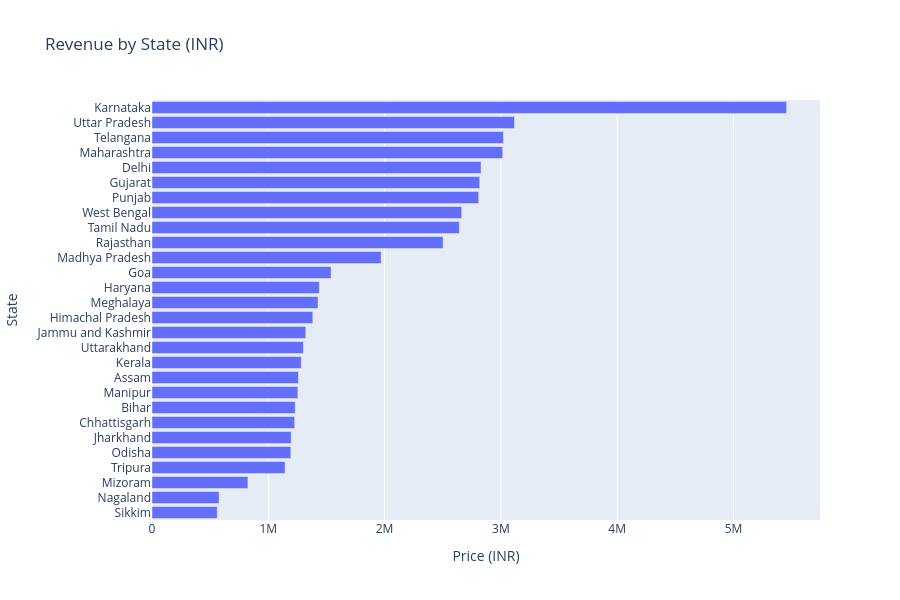

Notebook code for this chart:
### Markdown cell above
# Total Sales by Map

### Code cell
fig = px.bar(
    df.groupby("State", as_index=False)['Price (INR)'].sum()
        .sort_values("Price (INR)", ascending=False),
    x="Price (INR)",
    y="State",
    orientation="h",
    title="Revenue by State (INR)"       
)
fig.update_layout(height=600, yaxis=dict(autorange="reversed"))
fig.show()

### Figure 1 — Plotly figure (JSON) as saved in the notebook; plotly's stock layout.template omitted (floating-point values rounded to 4 significant figures)
{"data": [{"hovertemplate": "Price (INR)=%{x}<br>State=%{y}<extra></extra>", "legendgroup": "", "marker": {"color": "#636efa", "pattern": {"shape": ""}}, "name": "", "orientation": "h", "showlegend": false, "textposition": "auto", "type": "bar", "x": [5457000.0, 3117000.0, 3022000.0, 3016000.0, 2829000.0, 2818000.0, 2809000.0, 2663000.0, 2643000.0, 2503000.0, 1970000.0, 1539000.0, 1438000.0, 1428000.0, 1383000.0, 1323000.0, 1302000.0, 1284000.0, 1259000.0, 1254000.0, 1232000.0, 1227000.0, 1197000.0, 1194000.0, 1144000.0, 824900.0, 576800.0, 561000.0], "xaxis": "x", "y": ["Karnataka", "Uttar Pradesh", "Telangana", "Maharashtra", "Delhi", "Gujarat", "Punjab", "West Bengal", "Tamil Nadu", "Rajasthan", "Madhya Pradesh", "Goa", "Haryana", "Meghalaya", "Himachal Pradesh", "Jammu and Kashmir", "Uttarakhand", "Kerala", "Assam", "Manipur", "Bihar", "Chhattisgarh", "Jharkhand", "Odisha", "Tripura", "Mizoram", "Nagaland", "Sikkim"], "yaxis": "y"}], "layout": {"barmode": "relative", "height": 600, "legend": {"tracegroupgap": 0}, "title": {"text": "Revenue by State (INR)"}, "xaxis": {"anchor": "y", "domain": [0, 1], "title": {"text": "Price (INR)"}}, "yaxis": {"anchor": "x", "autorange": "reversed", "domain": [0, 1], "title": {"text": "State"}}}}
